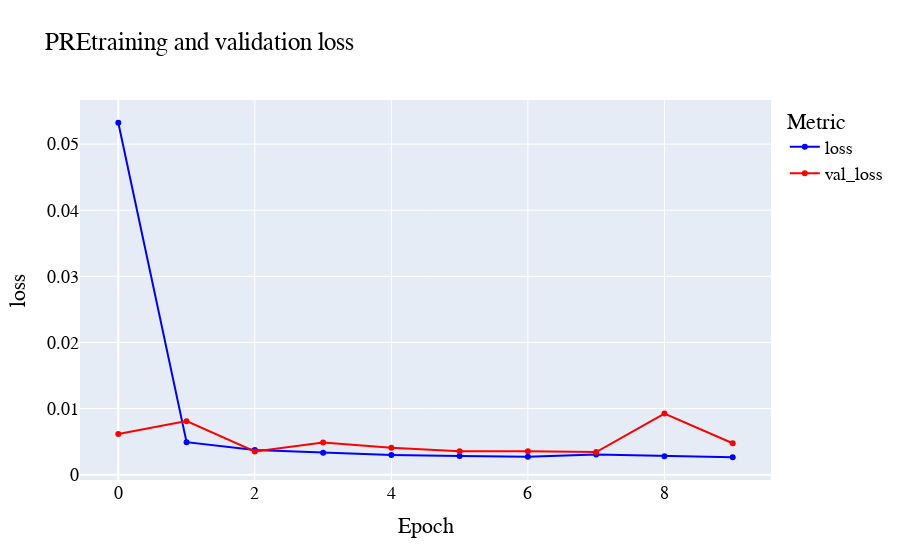

Notebook code for this chart:
### Code cell
pretraining_figs_dict['loss'].show()

### Figure 1 — Plotly figure (JSON) as saved in the notebook; plotly's stock layout.template omitted (floating-point values rounded to 4 significant figures)
{"data": [{"hoverinfo": "text", "hovertext": [0.05323, 0.004916, 0.00372, 0.003303, 0.00299, 0.002816, 0.002714, 0.003041, 0.002794, 0.002631], "line": {"color": "blue", "width": 2}, "mode": "lines+markers", "name": "loss", "type": "scatter", "x": [0, 1, 2, 3, 4, 5, 6, 7, 8, 9], "y": [0.05323, 0.004916, 0.00372, 0.003303, 0.00299, 0.002816, 0.002714, 0.003041, 0.002794, 0.002631]}, {"hoverinfo": "text", "hovertext": [0.006152, 0.008095, 0.003514, 0.004879, 0.004066, 0.003536, 0.003536, 0.003408, 0.009236, 0.004742], "line": {"color": "red", "width": 2}, "mode": "lines+markers", "name": "val_loss", "type": "scatter", "x": [0, 1, 2, 3, 4, 5, 6, 7, 8, 9], "y": [0.006152, 0.008095, 0.003514, 0.004879, 0.004066, 0.003536, 0.003536, 0.003408, 0.009236, 0.004742]}], "layout": {"font": {"color": "black", "family": "Courier New, monospace", "size": 18}, "legend": {"title": {"text": "Metric"}}, "title": {"text": "PREtraining and validation loss"}, "xaxis": {"title": {"text": "Epoch"}}, "yaxis": {"title": {"text": "loss"}}}}
